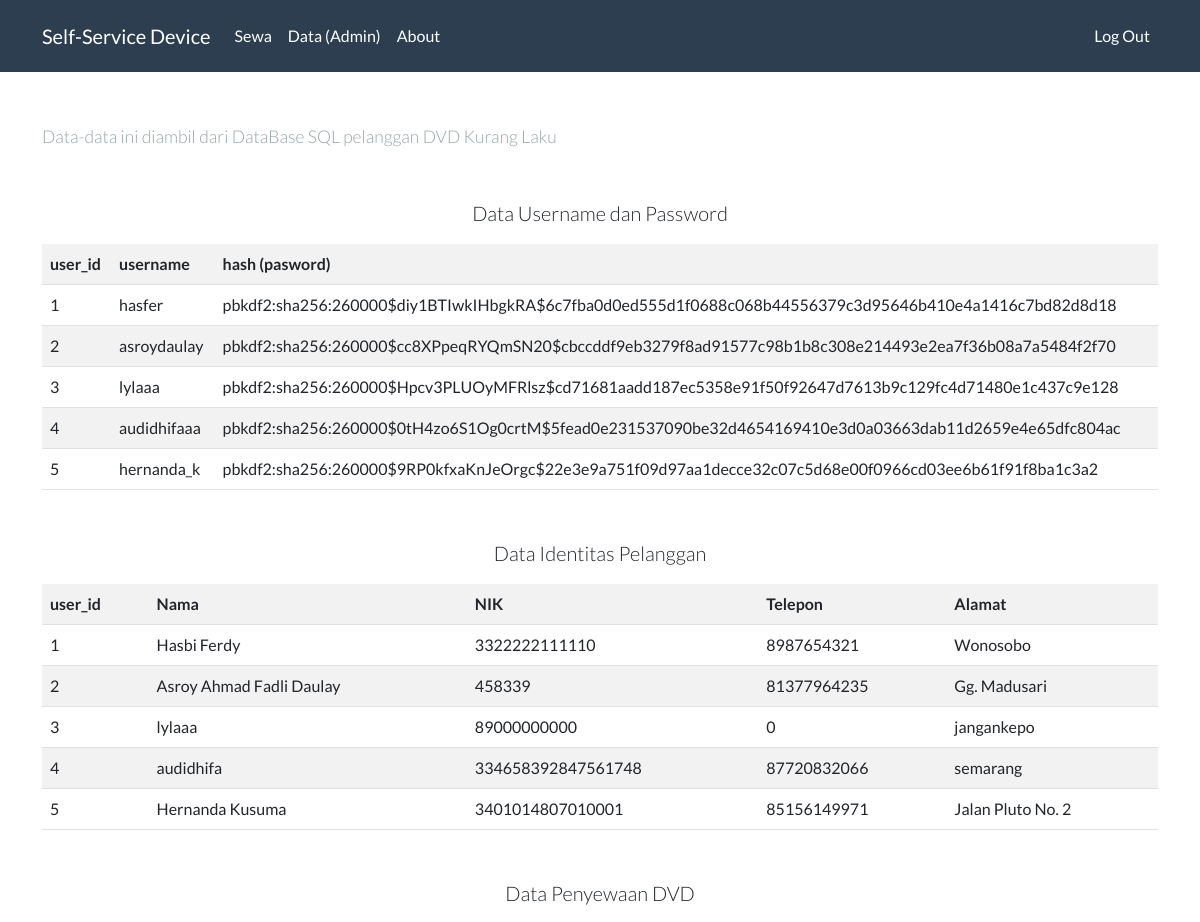
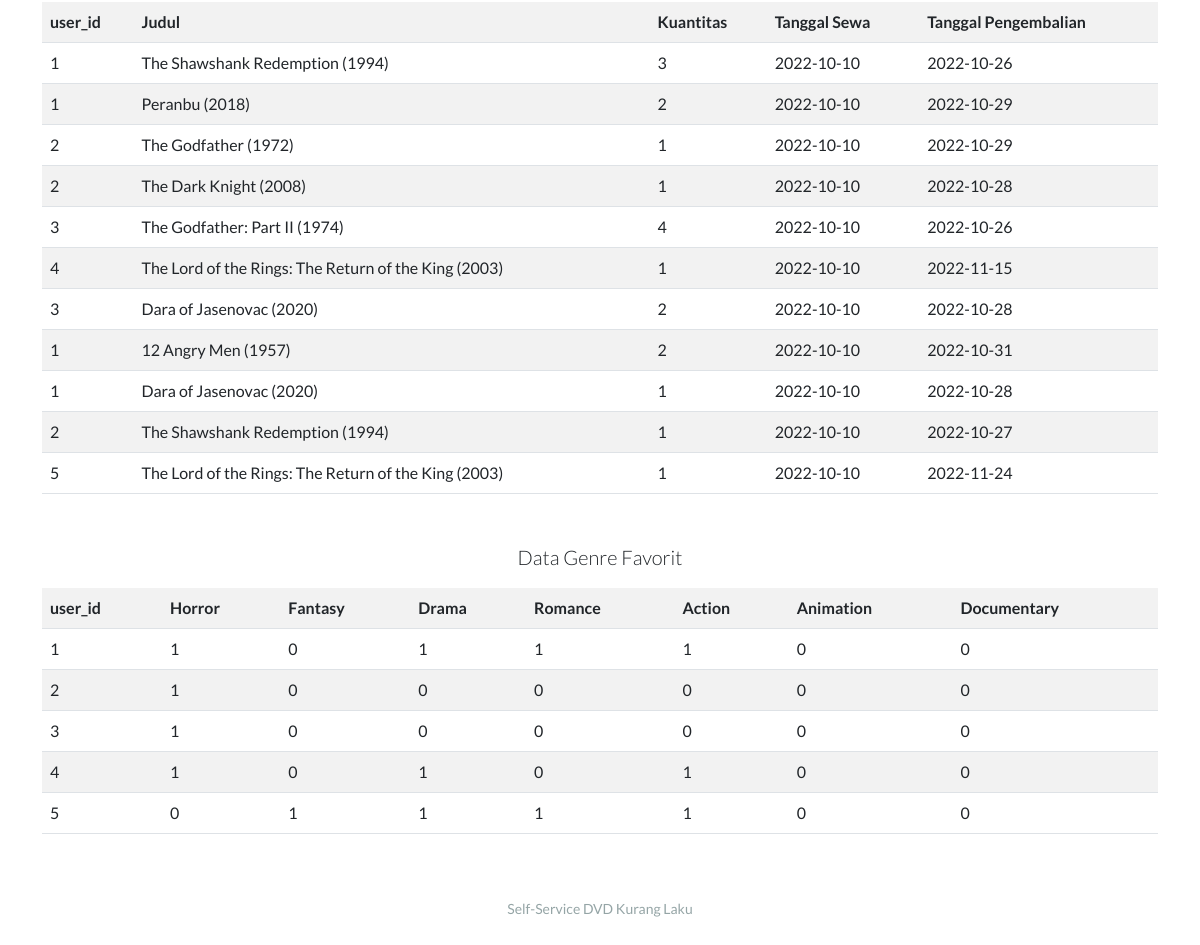
Screenshot of /data (signed in) with the database file from the repository (2 pictures, top to bottom).
### tables this page shows
CREATE TABLE users (
                    id INTEGER,
                    username TEXT NOT NULL,
                    hash TEXT NOT NULL,
                    PRIMARY KEY(id)
                    );

CREATE TABLE pelanggan (
                pelanggan_id INTEGER,
                user_id      INTEGER,
                nama         TEXT,
                nik          NUMBER,
                telepon      NUMBER,
                alamat       NUMBER,
                PRIMARY KEY(pelanggan_id),
                FOREIGN KEY(user_id) REFERENCES users(id)
                );

CREATE TABLE sewa (
                sewa_id              INTEGER,
                user_id              INTEGER,
                judul                TEXT,
                kuantitas            NUMBER,
                tanggal_pengembalian TEXT, tanggal_sewa TEXT,
                PRIMARY KEY(sewa_id),
                FOREIGN KEY(user_id) REFERENCES users(id)
                );

CREATE TABLE genre (
                genre_id        INTEGER,
                user_id         INTEGER,
                Horror          INTEGER,
                Fantasy         INTEGER,
                Drama           INTEGER,
                Romance         INTEGER,
                Action          INTEGER,
                Animation       INTEGER,
                Documentary     INTEGER,
                PRIMARY KEY(genre_id),
                FOREIGN KEY(user_id) REFERENCES users(id)
                );

### app.py (the view)
@app.route("/data", methods=["GET"])
@login_required
def data():
    con, cur = connect_db()
    users = cur.execute("SELECT * FROM users").fetchall()
    pelanggan = cur.execute("SELECT * FROM pelanggan").fetchall()
    sewa = cur.execute("SELECT * FROM sewa").fetchall()
    genre = cur.execute("SELECT * FROM genre").fetchall()
    return render_template("data.html", users=users, pelanggan=pelanggan, sewa=sewa, genre=genre)

### helpers.py (called while the page is built)
def login_required(f):
    @wraps(f)
    def decorated_function(*args, **kwargs):
        if session.get("user_id") is None:
            return redirect("/login")
        return f(*args, **kwargs)
    return decorated_function

def connect_db(db="dvdkuranglaku.db"):
    con = sqlite3.connect(db)
    cur = con.cursor()
    return con, cur

### templates/data.html (shortened to what this page needs)
{% extends "layout.html" %}
{% block main %}
<p class="lead text-muted"><small>Data-data ini diambil dari DataBase SQL pelanggan DVD Kurang Laku</small></p>
<p class="mt-5 lead text-center">Data Username dan Password</p>
<table class="table table-striped">
    <tr>
        <th>user_id</th>
        <th>username</th>
        <th>hash (pasword)</th>
    </tr>
    {% for i in users %}
    <tr>
        <td>{{ i[0] }}</td>
        <td>{{ i[1] }}</td>
        <td>{{ i[2] }}</td>
    </tr>
    {% endfor %}
</table>
<p class="mt-5 lead text-center">Data Identitas Pelanggan</p>
<table class="table table-striped">
    <tr>
        <th>user_id</th>
        <th>Nama</th>
        <th>NIK</th>
        <th>Telepon</th>
        <th>Alamat</th>
    </tr>
    {% for i in pelanggan %}
    <tr>
        <td>{{ i[1] }}</td>
        <td>{{ i[2] }}</td>
        <td>{{ i[3] }}</td>
        <td>{{ i[4] }}</td>
        <td>{{ i[5] }}</td>
    </tr>
    {% endfor %}
</table>
<p class="mt-5 lead text-center">Data Penyewaan DVD</p>
<table class="table table-striped">
    <tr>
        <th>user_id</th>
        <th>Judul</th>
        <th>Kuantitas</th>
        <th>Tanggal Sewa</th>
        <th>Tanggal Pengembalian</th>
    </tr>
    {% for i in sewa %}
    <tr>
        <td>{{ i[1] }}</td>
        <td>{{ i[2] }}</td>
        <td>{{ i[3] }}</td>
        <td>{{ i[5] }}</td>
        <td>{{ i[4] }}</td>
    </tr>
    {% endfor %}
</table>
<p class="mt-5 lead text-center">Data Genre Favorit</p>
<table class="table table-striped">
    <tr>
        <th>user_id</th>
        <th>Horror</th>
        <th>Fantasy</th>
        <th>Drama</th>
        <th>Romance</th>
        <th>Action</th>
        <th>Animation</th>
        <th>Documentary</th>
    </tr>
    {% for i in genre %}
    <tr>
        <td>{{ i[1] }}</td>
        <td>{{ i[2] }}</td>
        <td>{{ i[3] }}</td>
        <td>{{ i[4] }}</td>
        <td>{{ i[5] }}</td>
        <td>{{ i[6] }}</td>
        <td>{{ i[7] }}</td>
        <td>{{ i[8] }}</td>
    </tr>
    {% endfor %}
</table>
{% endblock %}

### templates/layout.html (shortened to what this page needs)
<!DOCTYPE html>
<html lang="en">
<head>
    <link rel="stylesheet" href="/static/light.css">
</head>
<body>
    <nav class="navbar navbar-expand-lg navbar-dark bg-primary">
        <div class="container">
            <a class="navbar-brand" href="/">Self-Service Device</a>
            <div class="collapse navbar-collapse" id="navbarColor01">
                {% if session["user_id"] %}
                <ul class="navbar-nav me-auto">
                    <li class="nav-item"><a class="nav-link" href="/sewa">Sewa</a></li>
                    <li class="nav-item"><a class="nav-link" href="/data">Data (Admin)</a></li>
                    <li class="nav-item"><a class="nav-link" href="https://github.com/hasferrr/ads-website/" target="_blank" rel="noopener noreferrer">About</a></li>
                </ul>
                <ul class="navbar-nav ms-auto">
                    <li class="nav-item"><a class="nav-link" href="/logout">Log Out</a></li>
                </ul>
                {% endif %}
            </div>
        </div>
    </nav>
    <main class="container py-5">
        {% block main %}{% endblock %}
    </main>
    <footer class="mb-5 small text-center text-muted">
        Self-Service DVD Kurang Laku
    </footer>
</body>
</html>

### rows the page displays
users: id "1", username "hasfer", hash "pbkdf2:sha256:260000$diy1BTIwkIHbgkRA$6c7fba0d0ed555d1f0688c068b44556379c3d95646b410e4a1416c7bd82d8d18"
users: id "2", username "asroydaulay", hash "pbkdf2:sha256:260000$cc8XPpeqRYQmSN20$cbccddf9eb3279f8ad91577c98b1b8c308e214493e2ea7f36b08a7a5484f2f70"
users: id "3", username "lylaaa", hash "pbkdf2:sha256:260000$Hpcv3PLUOyMFRlsz$cd71681aadd187ec5358e91f50f92647d7613b9c129fc4d71480e1c437c9e128"
users: id "4", username "audidhifaaa", hash "pbkdf2:sha256:260000$0tH4zo6S1Og0crtM$5fead0e231537090be32d4654169410e3d0a03663dab11d2659e4e65dfc804ac"
users: id "5", username "hernanda_k", hash "pbkdf2:sha256:260000$9RP0kfxaKnJeOrgc$22e3e9a751f09d97aa1decce32c07c5d68e00f0966cd03ee6b61f91f8ba1c3a2"
pelanggan: user "1", nama "Hasbi Ferdy", nik "3322222111110", telepon "8987654321", alamat "Wonosobo"
pelanggan: user "2", nama "Asroy Ahmad Fadli Daulay", nik "458339", telepon "81377964235", alamat "Gg. Madusari"
pelanggan: user "3", nama "lylaaa", nik "89000000000", telepon "0", alamat "jangankepo"
pelanggan: user "4", nama "audidhifa", nik "334658392847561748", telepon "87720832066", alamat "semarang"
pelanggan: user "5", nama "Hernanda Kusuma", nik "3401014807010001", telepon "85156149971", alamat "Jalan Pluto No. 2"
sewa: user "1", judul "The Shawshank Redemption (1994)", kuantitas "3", tanggal_sewa "2022-10-10", tanggal_pengembalian "2022-10-26"
sewa: user "1", judul "Peranbu (2018)", kuantitas "2", tanggal_sewa "2022-10-10", tanggal_pengembalian "2022-10-29"
sewa: user "2", judul "The Godfather (1972)", kuantitas "1", tanggal_sewa "2022-10-10", tanggal_pengembalian "2022-10-29"
sewa: user "2", judul "The Dark Knight (2008)", kuantitas "1", tanggal_sewa "2022-10-10", tanggal_pengembalian "2022-10-28"
sewa: user "3", judul "The Godfather: Part II (1974)", kuantitas "4", tanggal_sewa "2022-10-10", tanggal_pengembalian "2022-10-26"
sewa: user "4", judul "The Lord of the Rings: The Return of the King (2003)", kuantitas "1", tanggal_sewa "2022-10-10", tanggal_pengembalian "2022-11-15"
sewa: user "3", judul "Dara of Jasenovac (2020)", kuantitas "2", tanggal_sewa "2022-10-10", tanggal_pengembalian "2022-10-28"
sewa: user "1", judul "12 Angry Men (1957)", kuantitas "2", tanggal_sewa "2022-10-10", tanggal_pengembalian "2022-10-31"
sewa: user "1", judul "Dara of Jasenovac (2020)", kuantitas "1", tanggal_sewa "2022-10-10", tanggal_pengembalian "2022-10-28"
sewa: user "2", judul "The Shawshank Redemption (1994)", kuantitas "1", tanggal_sewa "2022-10-10", tanggal_pengembalian "2022-10-27"
sewa: user "5", judul "The Lord of the Rings: The Return of the King (2003)", kuantitas "1", tanggal_sewa "2022-10-10", tanggal_pengembalian "2022-11-24"
genre: user "1", Horror "1", Fantasy "0", Drama "1", Romance "1", Action "1", Animation "0", Documentary "0"
genre: user "2", Horror "1", Fantasy "0", Drama "0", Romance "0", Action "0", Animation "0", Documentary "0"
genre: user "3", Horror "1", Fantasy "0", Drama "0", Romance "0", Action "0", Animation "0", Documentary "0"
genre: user "4", Horror "1", Fantasy "0", Drama "1", Romance "0", Action "1", Animation "0", Documentary "0"
genre: user "5", Horror "0", Fantasy "1", Drama "1", Romance "1", Action "1", Animation "0", Documentary "0"
